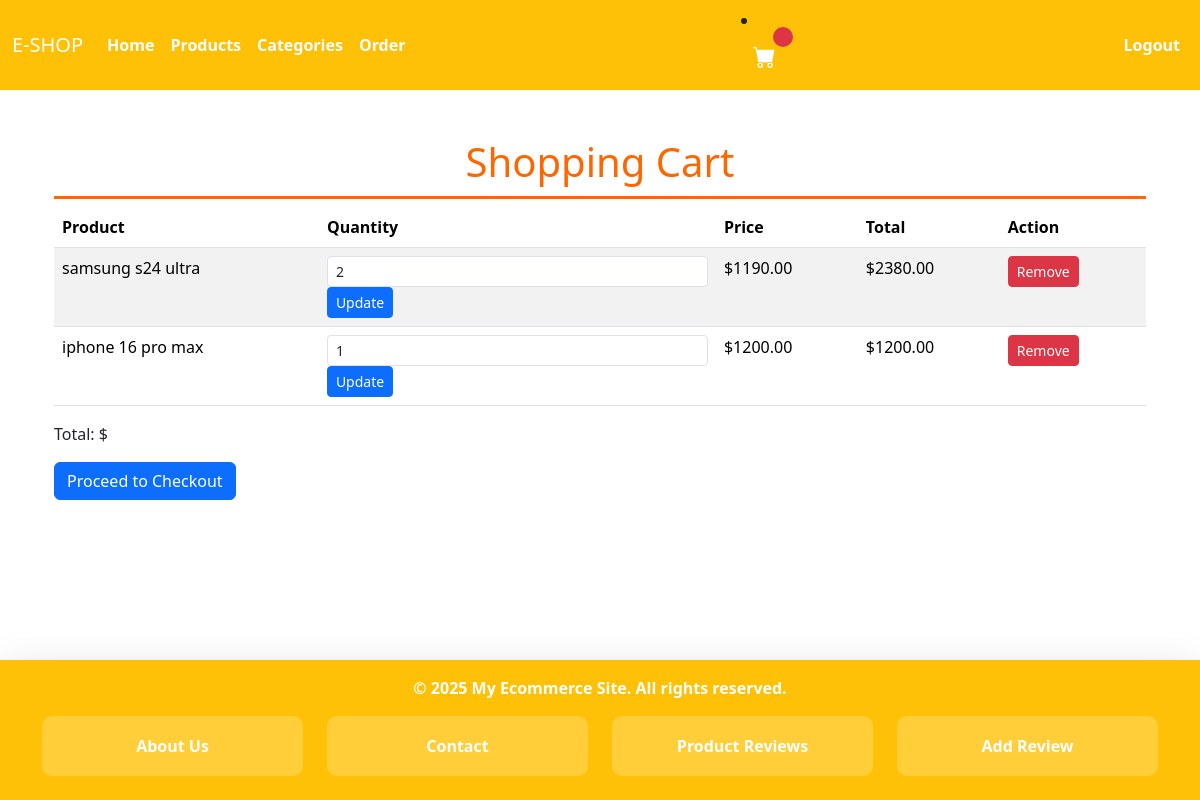
The page /cart/ (signed in) on the database as committed earlier.
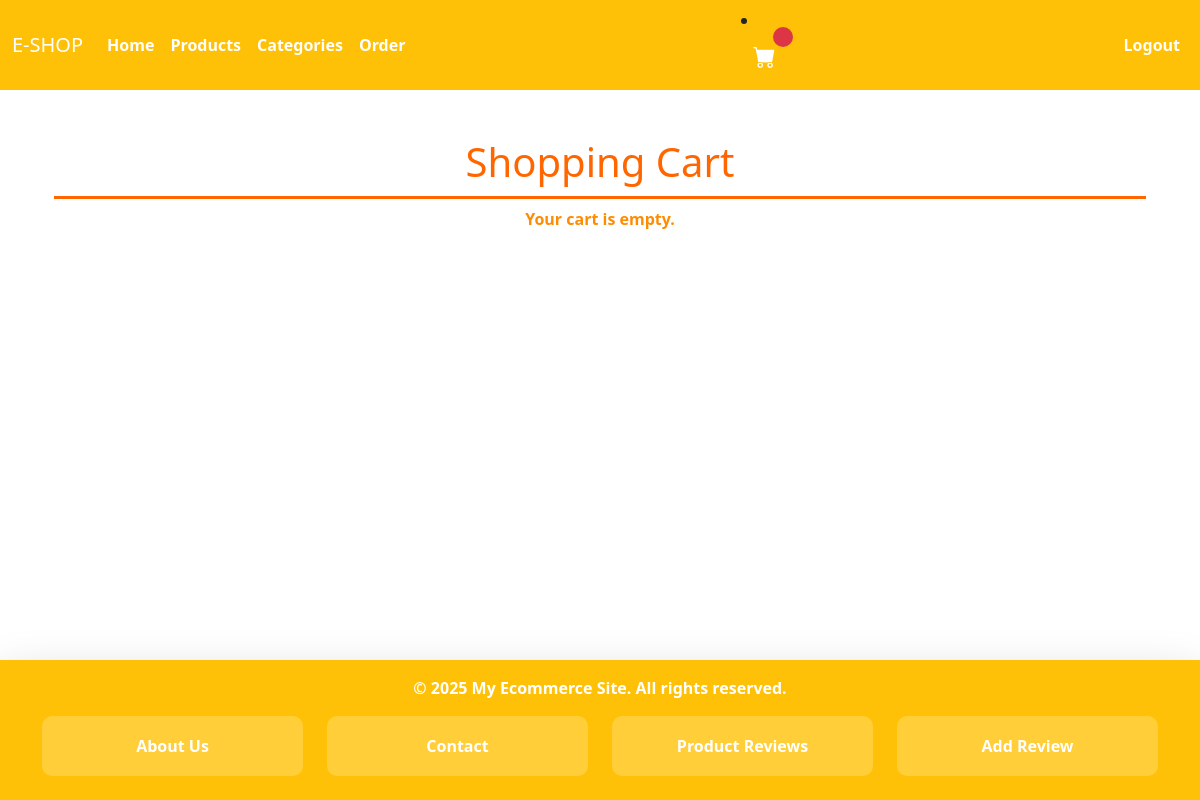
The same page on the database as committed later.
### eshop/models.py (models this page shows, shortened)
class CartItem(models.Model):
    cart = models.ForeignKey(Cart, on_delete=models.CASCADE, related_name='items')
    product = models.ForeignKey(Product, on_delete=models.CASCADE)
    quantity = models.PositiveIntegerField(default=1, validators=[MinValueValidator(1)])
    def get_total_price(self):
        return self.quantity * self.product.price

class Product(models.Model):
    category = models.ForeignKey(Category, on_delete=models.CASCADE, related_name='products')
    name = models.CharField(max_length=255)
    slug = models.SlugField(max_length=255)
    description = models.TextField(blank=True)
    price = models.DecimalField(max_digits=10, decimal_places=2, validators=[MinValueValidator(0.01)])
    image = models.ImageField(upload_to='products/', blank=True, null=True)
    available = models.BooleanField(default=True)
    stock = models.PositiveIntegerField(default=0)  # Track inventory
    created = models.DateTimeField(auto_now_add=True)
    updated = models.DateTimeField(auto_now=True)

### eshop/views.py (the view)
# urls.py: path('cart/', views.view_cart, name='view_cart'),
@login_required(login_url='eshop:login')  # Redirect to login page if user is not logged in
def view_cart(request):
    try:
        cart = request.user.cart
    except Cart.DoesNotExist:
        cart = Cart.objects.create(user=request.user)
    cart_items = cart.items.all()
    context = {'cart_items': cart_items, 'cart': cart}
    return render(request, 'eshop/cart.html', context)

### eshop/templates/eshop/cart.html (shortened to what this page needs)
{% extends 'eshop/base.html' %}
{% block content %}
  <div class="container mt-4">
    <h1 class="text-orange text-center">Shopping Cart</h1>
    {% if cart_items %}
      <table class="table table-striped">
        <thead>
          <tr>
            <th>Product</th>
            <th>Quantity</th>
            <th>Price</th>
            <th>Total</th>
            <th>Action</th>
          </tr>
        </thead>
        <tbody>
          {% for cart_item in cart_items %}
            <tr>
              <td>{{ cart_item.product.name }}</td>
              <td>
                <form action="{% url 'eshop:update_cart' cart_item.id %}" method="post">
                  <input type="number" name="quantity" value="{{ cart_item.quantity }}" min="1" class="form-control form-control-sm">
                  <button type="submit" class="btn btn-sm btn-primary">Update</button>
                </form>
              </td>
              <td>${{ cart_item.product.price }}</td>
              <td>${{ cart_item.get_total_price }}</td>
              <td>
                <a href="{% url 'eshop:remove_from_cart' cart_item.id %}" class="btn btn-sm btn-danger">Remove</a>
              </td>
            </tr>
          {% endfor %}
        </tbody>
      </table>
      <p>Total: ${{ cart.get_total_price }}</p>
      <a href="{% url 'eshop:create_order' %}" class="btn btn-primary">Proceed to Checkout</a>
    {% else %}
    <p style="text-align: center; font-weight: bold; color: #FF8C00;">Your cart is empty.</p>
    {% endif %}
  </div>
{% endblock %}

Rows that differ between the two databases and show on the page:
removed CartItem: product.name "samsung s24 ultra", quantity "2", product.price "1190.00", get_total_price "2380.00"
removed CartItem: product.name "iphone 16 pro max", quantity "1", product.price "1200.00", get_total_price "1200.00"
Other text that changed with them:
text no longer shown: "Product Quantity Price Total Action Total: $ Proceed to Checkout"
text now shown: "Your cart is empty."
